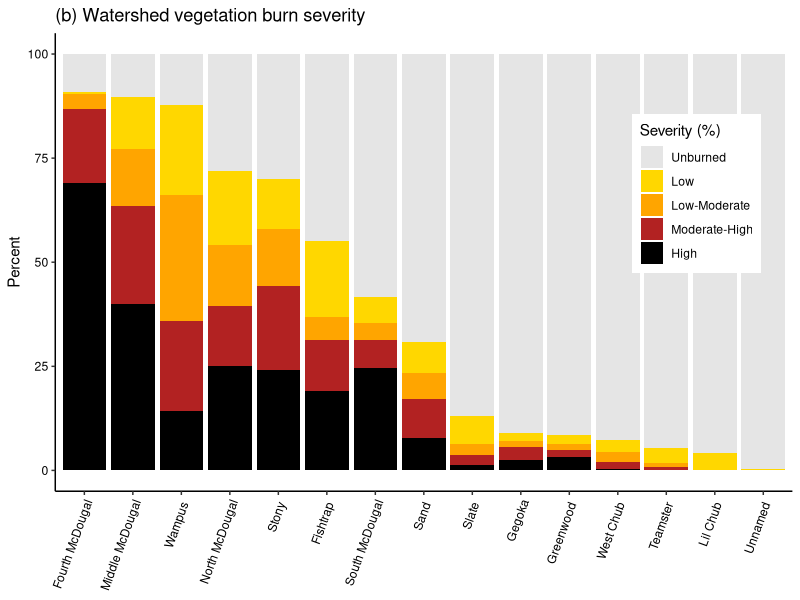
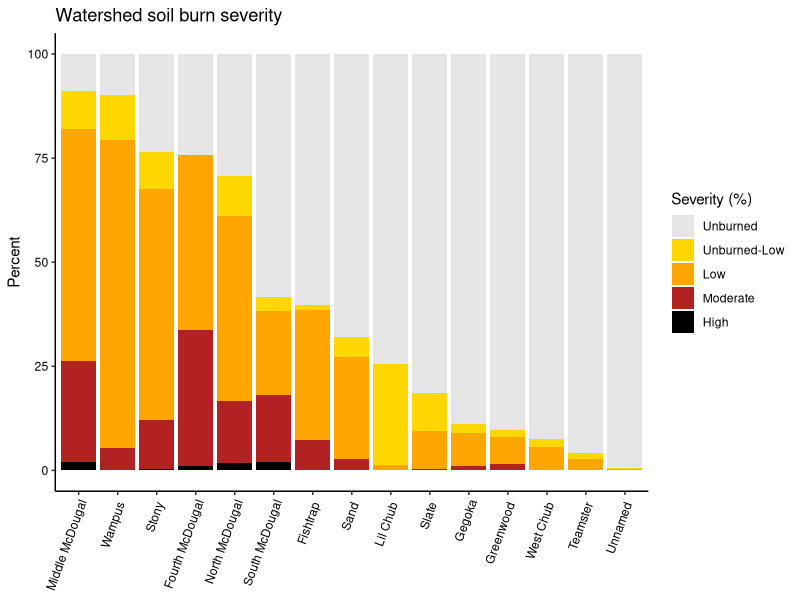
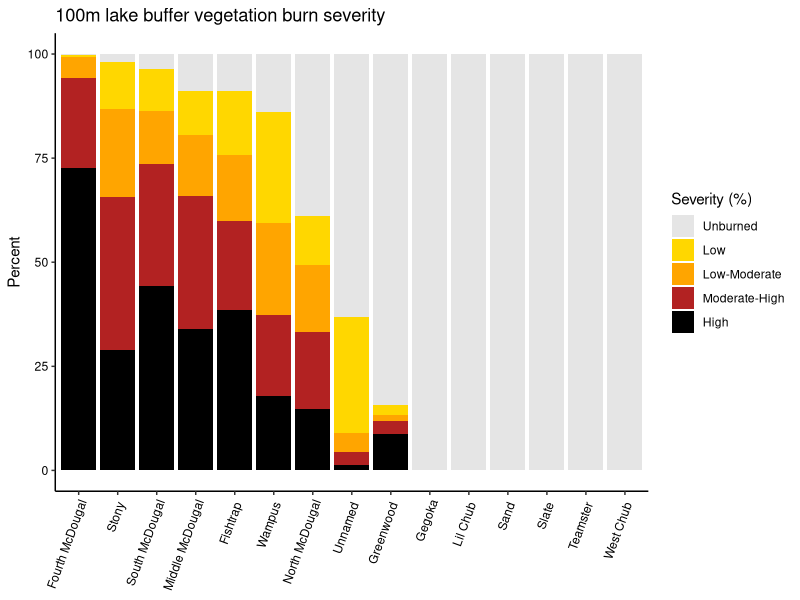
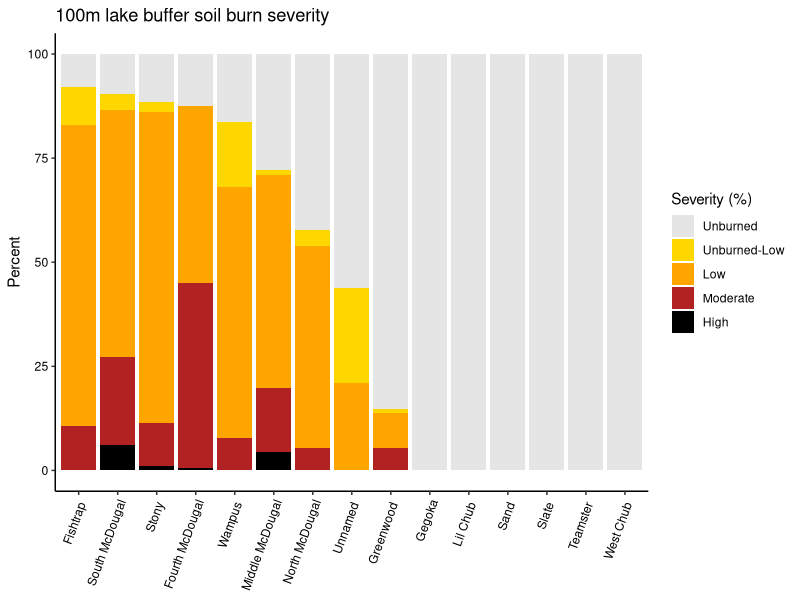

The R source for these figures, in order:
################### Exploring lake times series data ##########################
# Date: 8-26-22
# updated: 3-8-23; change plot title to lowercase b
# Author: Ian McCullough, immccull@gmail.com
###############################################################################

#### R libraries ####
library(ggplot2)
library(reshape2)
library(dplyr)
library(tidyr)

#### Input data ####
setwd("C:/Users/immcc/Documents/SplashNBurn")

waterquality <- read.csv("Data/WaterQuality/combined_lab_field_may_sep.csv")
ws_burn_severity <- read.csv("Data/BurnSeverity/Ian_calculations/burned_ws_vbs_pct.csv")
ws_soilburn_severity <- read.csv("Data/BurnSeverity/Ian_calculations/burned_ws_sbs_pct.csv")
buffer_burn_severity <- read.csv("Data/BurnSeverity/Ian_calculations/burned_buff100m_vbs_pct.csv")
buffer_soilburn_severity <- read.csv("Data/BurnSeverity/Ian_calculations/burned_buff100m_sbs_pct.csv")

#### Main program ####
# how correlated are % ws burn variables? Seem to be highly so
ws_burn_severity_pct <- ws_burn_severity[,c(1, 12:17)]
ws_burn_severity_pct$total_ws_burn_pct <- rowSums(ws_burn_severity_pct[,c(2:7)])
cor(ws_burn_severity_pct, method='pearson', use='pairwise.complete.obs')
cor(ws_burn_severity_pct, method='spearman', use='pairwise.complete.obs')

# calculate unburned pct
#ws_burn_severity_pct$unburned_pct <- 100-ws_burn_severity_pct$total_ws_burn_pct
# if any slight rounding errors result in negative burned area
#ws_burn_severity_pct$unburned_pct <- ifelse(ws_burn_severity_pct$unburned_pct < 0, 0, ws_burn_severity_pct$unburned_pct)

## prepare for plot
# get names + lagoslakeids only
lakenamesids <- waterquality[,c('lagoslakeid','Site','Type')]
lakenamesids <- subset(lakenamesids, Type=='Burned')
lakenamesids <- lakenamesids[!duplicated(lakenamesids), ]
lakenamesids <- lakenamesids[,c(1:2)]

ws_burn_severity_pct <- merge(ws_burn_severity_pct, lakenamesids, by='lagoslakeid')
# ERL category is so small...just lump in with unburned
ws_burn_severity_pct$Unburned_pct <- ws_burn_severity_pct$Unburned_pct + ws_burn_severity_pct$ERL_pct
ws_burn_severity_pct_melted <- reshape2::melt(ws_burn_severity_pct[,c(3:7,9)], 
      id.var='Site', variable.name='Severity', value.name='Percent')

ws_burn_severity_pct_melted$Severity <- factor(ws_burn_severity_pct_melted$Severity, levels=c('Unburned_pct','Low_pct',
                                                          'ModerateLow_pct','ModerateHigh_pct','High_pct'))

# get rid of word 'Lake' to make labels smaller
ws_burn_severity_pct_melted$Lake <- gsub(paste('Lake',collapse='|'),"",ws_burn_severity_pct_melted$Site)
ws_burn_severity_pct_melted$LakeFac <- as.factor(ws_burn_severity_pct_melted$Lake)
ws_burn_severity_pct_melted$LakeFac <- factor(ws_burn_severity_pct_melted$Lake, levels=c("Fourth McDougal","Middle McDougal","Wampus ","North McDougal",
                                                             "Stony ","Fishtrap ","South McDougal","Sand ","Slate "," Gegoka",
                                                             "Greenwood ","West Chub ","Teamster ","Lil Chub ","Unnamed "))

jpeg('Figures/BurnSeverity_byLake.jpeg',width = 7,height = 5,units = 'in',res=600)
ggplot(ws_burn_severity_pct_melted, aes(fill=Severity, y=Percent, x=LakeFac)) + 
  geom_bar(position="stack", stat="identity")+
  theme_classic()+
  theme(axis.text.x=element_text(angle=70, vjust=1, hjust=1, color='black'),
        axis.text.y=element_text(color='black'),
        axis.title.x.bottom=element_blank(),
        legend.position=c(0.87,0.65))+
  scale_fill_manual(values=c('gray90','gold','orange','firebrick','black'), 
                    labels=c('Unburned','Low','Low-Moderate','Moderate-High','High'),
                    'Severity (%)')+
  ggtitle('(b) Watershed vegetation burn severity')
dev.off()

### watershed soil burn severity ###
# how correlated are % ws soilburn variables? Seem to be highly so
ws_soilburn_severity_pct <- ws_soilburn_severity[,c(1,11:15)]
ws_soilburn_severity_pct$total_ws_soilburn_pct <- rowSums(ws_soilburn_severity_pct[,c(2:6)])
cor(ws_soilburn_severity_pct, method='pearson', use='pairwise.complete.obs')
cor(ws_soilburn_severity_pct, method='spearman', use='pairwise.complete.obs')

# calculate unburned pct; no longer needed
#ws_soilburn_severity_pct$unburned_pct <- 100-ws_soilburn_severity_pct$total_ws_soilburn_pct
# if any slight rounding errors result in negative soilburned area
#ws_soilburn_severity_pct$unburned_pct <- ifelse(ws_soilburn_severity_pct$unburned_pct < 0, 0, ws_soilburn_severity_pct$unburned_pct)

## prepare for plot
ws_soilburn_severity_pct <- merge(ws_soilburn_severity_pct, lakenamesids, by.x='lagoslakeid', by.y='lagoslakeid')
ws_soilburn_severity_pct_melted <- reshape2::melt(ws_soilburn_severity_pct[,c(2:6,8)], 
                                                  id.var='Site', variable.name='Severity', value.name='Percent')

ws_soilburn_severity_pct_melted$Severity <- factor(ws_soilburn_severity_pct_melted$Severity, levels=c('unburned_pct','unburned_low_pct','low_pct',
                                                                                                      'moderate_pct','high_pct'))

# get rid of word 'Lake' to make labels smaller
ws_soilburn_severity_pct_melted$Lake <- gsub(paste('Lake',collapse='|'),"",ws_soilburn_severity_pct_melted$Site)
ws_soilburn_severity_pct_melted$LakeFac <- as.factor(ws_soilburn_severity_pct_melted$Lake)
ws_soilburn_severity_pct_melted$LakeFac <- factor(ws_soilburn_severity_pct_melted$Lake, levels=c("Middle McDougal","Wampus ","Stony ", "Fourth McDougal", "North McDougal",
                                                                                                 "South McDougal","Fishtrap ", "Sand ","Lil Chub ", "Slate ",
                                                                                                 " Gegoka","Greenwood ","West Chub ", "Teamster ","Unnamed "))
jpeg('Figures/soilburnSeverity_byLake.jpeg',width = 7,height = 5,units = 'in',res=600)
ggplot(ws_soilburn_severity_pct_melted, aes(fill=Severity, y=Percent, x=LakeFac)) + 
  geom_bar(position="stack", stat="identity")+
  theme_classic()+
  theme(axis.text.x=element_text(angle=70, vjust=1, hjust=1, color='black'),
        axis.text.y=element_text(color='black'),
        axis.title.x.bottom=element_blank())+
  scale_fill_manual(values=c('gray90','gold','orange','firebrick','black'), 
                    labels=c('Unburned','Unburned-Low','Low','Moderate','High'),
                    'Severity (%)')+
  ggtitle('Watershed soil burn severity')
dev.off()

### shoreline buffers ###
## vegetation burn severity
# how correlated are % buffer burn variables? Seem to be highly so
buffer_burn_severity_pct <- buffer_burn_severity[,c(1,8:12)]
buffer_burn_severity_pct$total_buffer_burn_pct <- rowSums(buffer_burn_severity_pct[,c(2:6)], na.rm=T)
cor(buffer_burn_severity_pct, method='pearson', use='pairwise.complete.obs')
cor(buffer_burn_severity_pct, method='spearman', use='pairwise.complete.obs')

# calculate unburned pct
#buffer_burn_severity_pct$unburned_pct <- 100-buffer_burn_severity_pct$total_buffer_burn_pct
# if any slight rounding errors result in negative burned area
#buffer_burn_severity_pct$unburned_pct <- ifelse(buffer_burn_severity_pct$unburned_pct < 0, 0, buffer_burn_severity_pct$unburned_pct)

## prepare for plot
buffer_burn_severity_pct <- merge(buffer_burn_severity_pct, lakenamesids, by.x='lagoslakeid', by.y='lagoslakeid')
buffer_burn_severity_pct <- tidyr::replace_na(buffer_burn_severity_pct, list(Unburned_pct=100)) #replace Unburned NAs as 100 (i.e., everything not captured assumed to be unburned)
buffer_burn_severity_pct_melted <- reshape2::melt(buffer_burn_severity_pct[,c(2:6,8)], 
                                                  id.var='Site', variable.name='Severity', value.name='Percent')

buffer_burn_severity_pct_melted$Severity <- factor(buffer_burn_severity_pct_melted$Severity, levels=c('Unburned_pct','Low_pct',
                                                                                                      'ModerateLow_pct','ModerateHigh_pct','High_pct'))

# get rid of word 'Lake' to make labels smaller
buffer_burn_severity_pct_melted$Lake <- gsub(paste('Lake',collapse='|'),"",buffer_burn_severity_pct_melted$Site)
buffer_burn_severity_pct_melted$LakeFac <- as.factor(buffer_burn_severity_pct_melted$Lake)
buffer_burn_severity_pct_melted$LakeFac <- factor(buffer_burn_severity_pct_melted$Lake, levels=c("Fourth McDougal","Stony ", "South McDougal", "Middle McDougal", "Fishtrap ",
                                                                                                 "Wampus ", "North McDougal", "Unnamed ","Greenwood ", " Gegoka",
                                                                                                 "Lil Chub ","Sand ","Slate ", "Teamster ", "West Chub "))

jpeg('Figures/BurnSeverity_buffer_byLake.jpeg',width = 7,height = 5,units = 'in',res=600)
ggplot(buffer_burn_severity_pct_melted, aes(fill=Severity, y=Percent, x=LakeFac)) + 
  geom_bar(position="stack", stat="identity")+
  theme_classic()+
  theme(axis.text.x=element_text(angle=70, vjust=1, hjust=1, color='black'),
        axis.text.y=element_text(color='black'),
        axis.title.x.bottom = element_blank())+
  scale_fill_manual(values=c('gray90','gold','orange','firebrick','black'), 
                    labels=c('Unburned','Low','Low-Moderate','Moderate-High','High'),
                    'Severity (%)')+
  ggtitle('100m lake buffer vegetation burn severity')
dev.off()

## soil burn severity 100m buffer
# how correlated are % buffer soilburn variables? Seem to be highly so
buffer_soilburn_severity_pct <- buffer_soilburn_severity[,c(1,8:12)]
buffer_soilburn_severity_pct$total_buffer_soilburn_pct <- rowSums(buffer_soilburn_severity_pct[,c(2:6)])
cor(buffer_soilburn_severity_pct, method='pearson', use='pairwise.complete.obs')
cor(buffer_soilburn_severity_pct, method='spearman', use='pairwise.complete.obs')

# calculate unburned pct; no longer needed
#buffer_soilburn_severity_pct$unburned_pct <- 100-buffer_soilburn_severity_pct$total_buffer_soilburn_pct
# if any slight rounding errors result in negative soilburned area
#buffer_soilburn_severity_pct$unburned_pct <- ifelse(buffer_soilburn_severity_pct$unburned_pct < 0, 0, buffer_soilburn_severity_pct$unburned_pct)

## prepare for plot
buffer_soilburn_severity_pct <- merge(buffer_soilburn_severity_pct, lakenamesids, by.x='lagoslakeid', by.y='lagoslakeid')
buffer_soilburn_severity_pct_melted <- reshape2::melt(buffer_soilburn_severity_pct[,c(2:6,8)], 
                                                      id.var='Site', variable.name='Severity', value.name='Percent')

buffer_soilburn_severity_pct_melted$Severity <- factor(buffer_soilburn_severity_pct_melted$Severity, levels=c('unburned_pct','unburned_low_pct','low_pct',
                                                                                                              'moderate_pct','high_pct'))

# get rid of word 'Lake' to make labels smaller
buffer_soilburn_severity_pct_melted$Lake <- gsub(paste('Lake',collapse='|'),"",buffer_soilburn_severity_pct_melted$Site)
buffer_soilburn_severity_pct_melted$LakeFac <- as.factor(buffer_soilburn_severity_pct_melted$Lake)
buffer_soilburn_severity_pct_melted$LakeFac <- factor(buffer_soilburn_severity_pct_melted$Lake, levels=c("Fishtrap ","South McDougal", "Stony ", "Fourth McDougal", "Wampus ",
                                                                                                         "Middle McDougal","North McDougal", "Unnamed ","Greenwood ", " Gegoka",
                                                                                                         "Lil Chub ","Sand ","Slate ", "Teamster ", "West Chub "))

jpeg('Figures/soilburnSeverity_buffer_byLake.jpeg',width = 7,height = 5,units = 'in',res=600)
ggplot(buffer_soilburn_severity_pct_melted, aes(fill=Severity, y=Percent, x=LakeFac)) + 
  geom_bar(position="stack", stat="identity")+
  theme_classic()+
  theme(axis.text.x=element_text(angle=70, vjust=1, hjust=1, color='black'),
        axis.text.y=element_text(color='black'),
        axis.title.x.bottom = element_blank())+
  scale_fill_manual(values=c('gray90','gold','orange','firebrick','black'), 
                    labels=c('Unburned','Unburned-Low','Low','Moderate','High'),
                    'Severity (%)')+
  ggtitle('100m lake buffer soil burn severity')
dev.off()


### how correlated are vegetation and soil burn severity? ###
# for now, analyzing watershed only (more data points)
# veg_soil_severity <- merge(ws_burn_severity_pct, ws_soilburn_severity_pct, by='lagoslakeid')[,c(1:13)]
# names(veg_soil_severity) <- c('lagoslakeid','veg_low_severity_pct','veg_moderate_low_severity_pct','veg_moderate_high_severity_pct',
#                              'veg_high_severity_pct','veg_total_ws_burn_pct','veg_unburned_pct','Site',
#                              'soil_low_severity_pct','soil_moderate_severity_pct','soil_high_severity_pct','soil_total_ws_burn_pct','soil_unburned_pct')
# cor(veg_soil_severity[,c(2:7,9:13)], method='pearson', use='pairwise.complete.obs')
